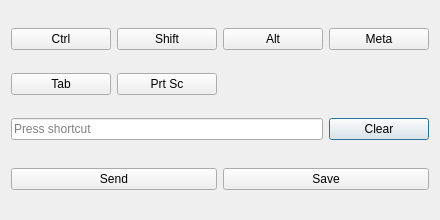
<?xml version="1.0" encoding="UTF-8"?>
<ui version="4.0">
 <class>Dialog</class>
 <widget class="QDialog" name="Dialog">
  <property name="windowModality">
   <enum>Qt::WindowModal</enum>
  </property>
  <property name="geometry">
   <rect>
    <x>0</x>
    <y>0</y>
    <width>440</width>
    <height>220</height>
   </rect>
  </property>
  <property name="minimumSize">
   <size>
    <width>400</width>
    <height>160</height>
   </size>
  </property>
  <property name="windowTitle">
   <string>Custom Key</string>
  </property>
  <layout class="QGridLayout" name="gridLayout">
   <item row="0" column="0">
    <widget class="QPushButton" name="pushButton_ctrl">
     <property name="focusPolicy">
      <enum>Qt::NoFocus</enum>
     </property>
     <property name="text">
      <string>Ctrl</string>
     </property>
     <property name="checkable">
      <bool>true</bool>
     </property>
     <property name="checked">
      <bool>false</bool>
     </property>
     <property name="autoDefault">
      <bool>false</bool>
     </property>
     <property name="default">
      <bool>false</bool>
     </property>
     <property name="flat">
      <bool>false</bool>
     </property>
    </widget>
   </item>
   <item row="3" column="0" colspan="3">
    <widget class="QKeySequenceEdit" name="keySequenceEdit"/>
   </item>
   <item row="0" column="1">
    <widget class="QPushButton" name="pushButton_shift">
     <property name="focusPolicy">
      <enum>Qt::NoFocus</enum>
     </property>
     <property name="text">
      <string>Shift</string>
     </property>
     <property name="checkable">
      <bool>true</bool>
     </property>
     <property name="autoDefault">
      <bool>false</bool>
     </property>
    </widget>
   </item>
   <item row="0" column="2">
    <widget class="QPushButton" name="pushButton_alt">
     <property name="focusPolicy">
      <enum>Qt::NoFocus</enum>
     </property>
     <property name="text">
      <string>Alt</string>
     </property>
     <property name="checkable">
      <bool>true</bool>
     </property>
     <property name="autoDefault">
      <bool>false</bool>
     </property>
    </widget>
   </item>
   <item row="2" column="0">
    <widget class="QPushButton" name="pushButton_tab">
     <property name="focusPolicy">
      <enum>Qt::NoFocus</enum>
     </property>
     <property name="text">
      <string>Tab</string>
     </property>
     <property name="checkable">
      <bool>true</bool>
     </property>
     <property name="autoDefault">
      <bool>false</bool>
     </property>
    </widget>
   </item>
   <item row="2" column="1">
    <widget class="QPushButton" name="pushButton_prtsc">
     <property name="focusPolicy">
      <enum>Qt::NoFocus</enum>
     </property>
     <property name="text">
      <string>Prt Sc</string>
     </property>
     <property name="checkable">
      <bool>true</bool>
     </property>
     <property name="autoDefault">
      <bool>false</bool>
     </property>
    </widget>
   </item>
   <item row="3" column="3">
    <widget class="QPushButton" name="pushButton_clear">
     <property name="focusPolicy">
      <enum>Qt::StrongFocus</enum>
     </property>
     <property name="toolTip">
      <string>Clear Selection</string>
     </property>
     <property name="text">
      <string>Clear</string>
     </property>
    </widget>
   </item>
   <item row="0" column="3">
    <widget class="QPushButton" name="pushButton_meta">
     <property name="focusPolicy">
      <enum>Qt::NoFocus</enum>
     </property>
     <property name="text">
      <string>Meta</string>
     </property>
     <property name="checkable">
      <bool>true</bool>
     </property>
     <property name="autoDefault">
      <bool>false</bool>
     </property>
    </widget>
   </item>
   <item row="4" column="0" colspan="4">
    <layout class="QHBoxLayout" name="horizontalLayout_2">
     <property name="topMargin">
      <number>5</number>
     </property>
     <item>
      <widget class="QPushButton" name="pushButtonSend">
       <property name="focusPolicy">
        <enum>Qt::NoFocus</enum>
       </property>
       <property name="text">
        <string>Send</string>
       </property>
      </widget>
     </item>
     <item>
      <widget class="QPushButton" name="pushButtonSave">
       <property name="focusPolicy">
        <enum>Qt::NoFocus</enum>
       </property>
       <property name="text">
        <string>Save</string>
       </property>
      </widget>
     </item>
    </layout>
   </item>
  </layout>
 </widget>
 <tabstops>
  <tabstop>pushButton_ctrl</tabstop>
  <tabstop>pushButton_shift</tabstop>
  <tabstop>pushButton_alt</tabstop>
  <tabstop>pushButton_meta</tabstop>
  <tabstop>pushButton_tab</tabstop>
  <tabstop>pushButton_prtsc</tabstop>
  <tabstop>keySequenceEdit</tabstop>
  <tabstop>pushButton_clear</tabstop>
 </tabstops>
 <resources/>
 <connections/>
</ui>
